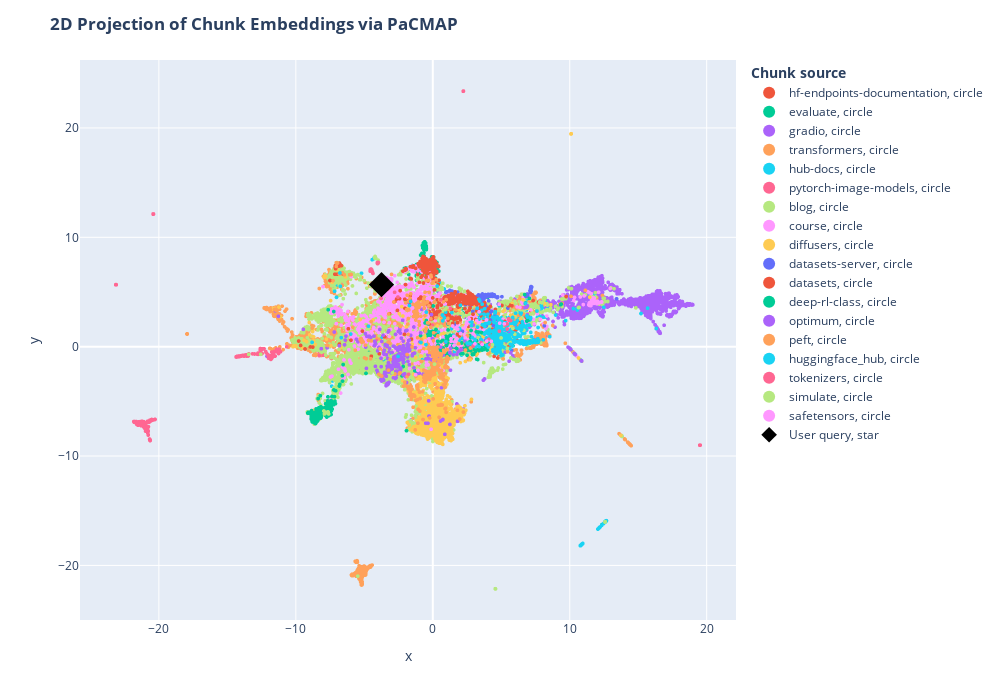

The notebook cell saved with this chart:
### Code cell
df = pd.DataFrame.from_dict(
    [
        {
                'x': docs_proj[i, 0],
                'y': docs_proj[i, 1],
                'source': docs_processed[i].metadata['source'].split('/')[1],
                'extract': docs_processed[i].page_content[:100] + "...",
                'symbol': "circle",
                'size_col': 4,
        }
        for i in range(len(docs_processed))
    ]
    + [
        {
            "x": docs_proj[-1, 0],
            "y": docs_proj[-1, 1],
            "source": "User query",
            "extract": user_query,
            "size_col": 100,
            "symbol": "star",
        }
    ]
)

# Visualize the embedding
fig = px.scatter(
    df,
    x="x",
    y="y",
    color="source",
    hover_data="extract",
    size="size_col",
    symbol="symbol",
    color_discrete_map={"User query": "black"},
    width=1000,
    height=700,
)
fig.update_traces(
    marker=dict(opacity=1, line=dict(width=0, color="DarkSlateGrey")),
    selector=dict(mode="markers"),
)
fig.update_layout(
    legend_title_text="<b>Chunk source</b>",
    title="<b>2D Projection of Chunk Embeddings via PaCMAP</b>",
)
fig.show()

### Figure 1 — Plotly figure (JSON) as saved in the notebook; plotly's stock layout.template omitted (floating-point values rounded to 4 significant figures; data arrays with more than 128 entries replaced by an {"elided": "..."} marker saying what was removed)
{"data": [{"customdata": [["Create an Endpoint\n\nAfter your first login, you will be directed to the [Endpoint creation page](htt..."], ["<img src=\"https://raw.githubusercontent.com/huggingface/hf-endpoints-documentation/main/assets/1_cre..."], ["Access and read Logs\n\nHugging Face Endpoints provides access to the logs of your Endpoints through t..."], ["Hugging Face Inference Endpoints documentation\n\n## Setup\n\n```bash\npip install hf-doc-builder==0.4.0 ..."], ["Pricing\n\n<div class=\"flex md:justify-start mb-2 text-gray-400 items-center\">\n  <a href=\"https://ui.e..."], ["## CPU Instances\n\nThe table below shows currently available CPU instances and their hourly pricing. ..."], ["## GPU Instances\n\nThe table below shows currently available GPU instances and their hourly pricing. ..."], ["```\ninstance hourly rate * ((hours * # min replica) + (scale-up hrs * # additional replicas))\n```\n\n#..."], ["Supported Transformers & Diffusers Tasks\n\nInference Endpoints offers out-of-the-box support for Mach..."], ["```\n\n### Text Classification\n\n```json\n{\n  \"inputs\": \"This sound track was beautiful! It paints the s..."], ["```\n\n### Text Generation\n\n```json\n{\n  \"inputs\": \"This sound track was beautiful! It paints the sener..."], ["```\n\n**Binary**\n```bash\ncurl --request POST \\\n  --url https://{ENDPOINT}/ \\\n  --header 'Content-Type..."], ["```\n\n**Binary**\n\n```bash\ncurl --request POST \\\n  --url https://{ENDPOINT}/ \\\n  --header 'Content-Typ..."], ["```\n\n\n### Additional parameters\n\nYou can add additional parameters, which are supported by the `pipe..."], ["Access and view Metrics\n\nHugging Face Endpoints provides access to the metrics and analytics of your..."], ["# FAQs \n\n\n\n### Q: In which regions are Inference Endpoints available?\n\nA: Inference Endpoints are cu..."], ["A: Yes, your Endpoint will always stay available/up with the number of min replicas defined in the A..."], ["### Q: What if I would like to deploy to a different instance type that is not listed?\n\nA: Please co..."], ["Help & Support \n\nWe have a variety of Inference Endpoints blog posts to help you at https://huggingf..."], ["Pause and Resume your Endpoint\n\nYou can `pause` & `resume` endpoints to save cost and configurations..."], ["After clicking the button, you will be asked to confirm the action. Click \"Pause {ENDPOINT-NAME}\" to..."], ["API Reference (Swagger)\n\n🤗 Inference Endpoints can be used through the [UI](https://ui.endpoints.hug..."], ["Use a custom Container Image\n\n\nInference Endpoints not only allows you to [customize your inference ..."], ["Autoscaling\n\nAutoscaling allows you to dynamically adjust the number of endpoint replicas running yo..."], ["## Scaling to 0\n\nInference Endpoints also supports autoscaling to 0, which means reducing the number..."], ["Create a Private Endpoint with AWS PrivateLink\n\nSecurity and secure inference are key principles of ..."], ["Once your Inference Endpoint is created successfully, go to the corresponding AWS account and add th..."], ["Security & Compliance\n\n🤗 Inference Endpoints is built with security and secure inference at its core..."], ["Public and Protected Endpoints do not require any additional configuration. For Private Endpoints, y..."], ["Send Requests to Endpoints\n\nYou can send requests to Inference Endpoints using the UI leveraging the..."], ["```\n\nThe Endpoints API offers the same API definitions as the [Inference API](https://huggingface.co..."], ["```\n\n### Custom handler\n\n`@huggingface/inference` supports tasks from https://huggingface.co/tasks, ..."], ["Change Organization or Account\n\nInference Endpoints uses your [Hugging Face](https://huggingface.co/..."], ["Update your Endpoint\n\nYou can update `running` Endpoints to change some of the configurations. Howev..."], ["Advanced Setup (Instance Types, Auto Scaling, Versioning)\n\nWe have seen how fast and easy it is to d..."], ["_Default: PyTorch if available._\n\n**Revision**\n\nCreate your Endpoint targeting a specific revision c..."], ["Inference Endpoints Version\n\nHugging Face Inference Endpoints comes with a default serving container..."], ["### GPU\n\n- `transformers[sklearn,sentencepiece,audio,vision]`: `4.27.2`\n- `diffusers`: `0.14.0`\n- `a..."], ["Serialization & Deserialization for Requests\n\nHugging Face Inference Endpount comes with a default s..."], ["| Content-Type           | Payload                        | \n| ---------------------- | ------------..."], ["| audio/webm             | `{\"inputs\": bytes(body)}`                     |\n| audio/webm;codecs=opus ..."], ["Below is a list of supported `accept` headers and the serialized payload is returned.\n\n\n| Accept    ..."], ["🤗 Inference Endpoints\n\n🤗 Inference Endpoints offers a secure production solution to easily deploy an..."], ["## Documentation and Examples\n\n* [Security & Compliance](/docs/inference-endpoints/security)\n* [Supp..."], ["Access 🤗 Inference Endpoints\n\nTo access the [Inference Endpoints web application](https://ui.endpoin..."], ["Add custom Dependencies\n\nInference Endpoints’ base image includes all required libraries to run infe..."], ["Create custom Inference Handler\n\nHugging Face Endpoints supports all of the Transformers and Sentenc..."], ["Included examples are for:\n\n* [Optimum and ONNX Runtime](https://huggingface.co/philschmid/distilber..."], ["The code can also be found in this [Notebook](https://colab.research.google.com/drive/1hANJeRa1PK1gZ..."], ["```\n# install git-lfs to interact with the repository\nsudo apt-get update\nsudo apt-get install git-l..."], ["```\n!cd distilbert-base-uncased-emotion && touch handler.py\n```\n\nIn there, you define your `Endpoint..."], ["```\n!echo \"holidays\" >> requirements.txt\n!pip install -r requirements.txt\n```\n\nNext, we have to adju..."], ["```\n\n### 4. Test EndpointHandler\n\nTo test our EndpointHandler, we can simplify import, initialize an..."], ["```\n# add all our new files\n!git add *\n# commit our files\n!git commit -m \"add custom handler\"\n# push..."]], "hovertemplate": "source=hf-endpoints-documentation<br>symbol=circle<br>x=%{x}<br>y=%{y}<br>size_col=%{marker.size}<br>extract=%{customdata[0]}<extra></extra>", "legendgroup": "hf-endpoints-documentation, circle", "marker": {"color": "#EF553B", "line": {"color": "DarkSlateGrey", "width": 0}, "opacity": 1, "size": [4, 4, 4, 4, 4, 4, 4, 4, 4, 4, 4, 4, 4, 4, 4, 4, 4, 4, 4, 4, 4, 4, 4, 4, 4, 4, 4, 4, 4, 4, 4, 4, 4, 4, 4, 4, 4, 4, 4, 4, 4, 4, 4, 4, 4, 4, 4, 4, 4, 4, 4, 4, 4, 4], "sizemode": "area", "sizeref": 0.25, "symbol": "circle"}, "mode": "markers", "name": "hf-endpoints-documentation, circle", "showlegend": true, "type": "scattergl", "x": [5.496, 5.094, 5.372, 5.145, 4.919, -1.611, -1.402, -1.988, -5.631, -3.302, -6.979, 7.586, 6.532, -3.608, 5.577, 5.038, 5.043, 5.645, 5.062, 4.648, 5.222, 5.279, 4.514, -1.636, 4.479, 5.368, 5.336, 5.207, 5.509, 5.218, 5.045, 5.272, 5.389, 4.58, 4.76, 4.05, 4.746, -1.9, 4.948, 7.546, 7.747, 7.138, 5.075, 4.922, 5.207, 4.408, 4.774, -6.585, 5.017, 4.082, 3.836, 1.715, 3.121, 4.524], "xaxis": "x", "y": [0.3138, -0.2078, 0.8013, 0.4533, -0.7304, -2.678, -2.577, -2.659, 0.5795, 3.818, 5.575, 3.788, 3.237, 3.036, 0.3755, -0.4342, -0.4277, 1.439, -0.6677, -0.4888, 0.2283, -0.07546, -0.3046, -2.607, -0.887, 0.01503, -0.06467, -0.552, 0.09046, -0.08138, 0.02277, 0.09164, 0.5838, -0.4224, -0.6628, -0.04114, -1.032, -1.41, -0.04479, 3.603, 3.769, 3.132, -0.8511, -0.4566, -0.4708, -0.4133, -0.5358, 0.1811, -0.1457, 0.2757, 0.2469, 2.019, 1.104, 0.1076], "yaxis": "y"}, {"customdata": {"elided": "360x1 str values"}, "hovertemplate": "source=evaluate<br>symbol=circle<br>x=%{x}<br>y=%{y}<br>size_col=%{marker.size}<br>extract=%{customdata[0]}<extra></extra>", "legendgroup": "evaluate, circle", "marker": {"color": "#00cc96", "line": {"color": "DarkSlateGrey", "width": 0}, "opacity": 1, "size": {"elided": "360 int values"}, "sizemode": "area", "sizeref": 0.25, "symbol": "circle"}, "mode": "markers", "name": "evaluate, circle", "showlegend": true, "type": "scattergl", "x": {"elided": "360 float values"}, "xaxis": "x", "y": {"elided": "360 float values"}, "yaxis": "y"}, {"customdata": {"elided": "2188x1 str values"}, "hovertemplate": "source=gradio<br>symbol=circle<br>x=%{x}<br>y=%{y}<br>size_col=%{marker.size}<br>extract=%{customdata[0]}<extra></extra>", "legendgroup": "gradio, circle", "marker": {"color": "#ab63fa", "line": {"color": "DarkSlateGrey", "width": 0}, "opacity": 1, "size": {"elided": "2188 int values"}, "sizemode": "area", "sizeref": 0.25, "symbol": "circle"}, "mode": "markers", "name": "gradio, circle", "showlegend": true, "type": "scattergl", "x": {"elided": "2188 float values"}, "xaxis": "x", "y": {"elided": "2188 float values"}, "yaxis": "y"}, {"customdata": {"elided": "4121x1 str values"}, "hovertemplate": "source=transformers<br>symbol=circle<br>x=%{x}<br>y=%{y}<br>size_col=%{marker.size}<br>extract=%{customdata[0]}<extra></extra>", "legendgroup": "transformers, circle", "marker": {"color": "#FFA15A", "line": {"color": "DarkSlateGrey", "width": 0}, "opacity": 1, "size": {"elided": "4121 int values"}, "sizemode": "area", "sizeref": 0.25, "symbol": "circle"}, "mode": "markers", "name": "transformers, circle", "showlegend": true, "type": "scattergl", "x": {"elided": "4121 float values"}, "xaxis": "x", "y": {"elided": "4121 float values"}, "yaxis": "y"}, {"customdata": {"elided": "874x1 str values"}, "hovertemplate": "source=hub-docs<br>symbol=circle<br>x=%{x}<br>y=%{y}<br>size_col=%{marker.size}<br>extract=%{customdata[0]}<extra></extra>", "legendgroup": "hub-docs, circle", "marker": {"color": "#19d3f3", "line": {"color": "DarkSlateGrey", "width": 0}, "opacity": 1, "size": {"elided": "874 int values"}, "sizemode": "area", "sizeref": 0.25, "symbol": "circle"}, "mode": "markers", "name": "hub-docs, circle", "showlegend": true, "type": "scattergl", "x": {"elided": "874 float values"}, "xaxis": "x", "y": {"elided": "874 float values"}, "yaxis": "y"}, {"customdata": {"elided": "804x1 str values"}, "hovertemplate": "source=pytorch-image-models<br>symbol=circle<br>x=%{x}<br>y=%{y}<br>size_col=%{marker.size}<br>extract=%{customdata[0]}<extra></extra>", "legendgroup": "pytorch-image-models, circle", "marker": {"color": "#FF6692", "line": {"color": "DarkSlateGrey", "width": 0}, "opacity": 1, "size": {"elided": "804 int values"}, "sizemode": "area", "sizeref": 0.25, "symbol": "circle"}, "mode": "markers", "name": "pytorch-image-models, circle", "showlegend": true, "type": "scattergl", "x": {"elided": "804 float values"}, "xaxis": "x", "y": {"elided": "804 float values"}, "yaxis": "y"}, {"customdata": {"elided": "4255x1 str values"}, "hovertemplate": "source=blog<br>symbol=circle<br>x=%{x}<br>y=%{y}<br>size_col=%{marker.size}<br>extract=%{customdata[0]}<extra></extra>", "legendgroup": "blog, circle", "marker": {"color": "#B6E880", "line": {"color": "DarkSlateGrey", "width": 0}, "opacity": 1, "size": {"elided": "4255 int values"}, "sizemode": "area", "sizeref": 0.25, "symbol": "circle"}, "mode": "markers", "name": "blog, circle", "showlegend": true, "type": "scattergl", "x": {"elided": "4255 float values"}, "xaxis": "x", "y": {"elided": "4255 float values"}, "yaxis": "y"}, {"customdata": {"elided": "1354x1 str values"}, "hovertemplate": "source=course<br>symbol=circle<br>x=%{x}<br>y=%{y}<br>size_col=%{marker.size}<br>extract=%{customdata[0]}<extra></extra>", "legendgroup": "course, circle", "marker": {"color": "#FF97FF", "line": {"color": "DarkSlateGrey", "width": 0}, "opacity": 1, "size": {"elided": "1354 int values"}, "sizemode": "area", "sizeref": 0.25, "symbol": "circle"}, "mode": "markers", "name": "course, circle", "showlegend": true, "type": "scattergl", "x": {"elided": "1354 float values"}, "xaxis": "x", "y": {"elided": "1354 float values"}, "yaxis": "y"}, {"customdata": {"elided": "1481x1 str values"}, "hovertemplate": "source=diffusers<br>symbol=circle<br>x=%{x}<br>y=%{y}<br>size_col=%{marker.size}<br>extract=%{customdata[0]}<extra></extra>", "legendgroup": "diffusers, circle", "marker": {"color": "#FECB52", "line": {"color": "DarkSlateGrey", "width": 0}, "opacity": 1, "size": {"elided": "1481 int values"}, "sizemode": "area", "sizeref": 0.25, "symbol": "circle"}, "mode": "markers", "name": "diffusers, circle", "showlegend": true, "type": "scattergl", "x": {"elided": "1481 float values"}, "xaxis": "x", "y": {"elided": "1481 float values"}, "yaxis": "y"}, {"customdata": {"elided": "186x1 str values"}, "hovertemplate": "source=datasets-server<br>symbol=circle<br>x=%{x}<br>y=%{y}<br>size_col=%{marker.size}<br>extract=%{customdata[0]}<extra></extra>", "legendgroup": "datasets-server, circle", "marker": {"color": "#636efa", "line": {"color": "DarkSlateGrey", "width": 0}, "opacity": 1, "size": {"elided": "186 int values"}, "sizemode": "area", "sizeref": 0.25, "symbol": "circle"}, "mode": "markers", "name": "datasets-server, circle", "showlegend": true, "type": "scattergl", "x": {"elided": "186 float values"}, "xaxis": "x", "y": {"elided": "186 float values"}, "yaxis": "y"}, {"customdata": {"elided": "578x1 str values"}, "hovertemplate": "source=datasets<br>symbol=circle<br>x=%{x}<br>y=%{y}<br>size_col=%{marker.size}<br>extract=%{customdata[0]}<extra></extra>", "legendgroup": "datasets, circle", "marker": {"color": "#EF553B", "line": {"color": "DarkSlateGrey", "width": 0}, "opacity": 1, "size": {"elided": "578 int values"}, "sizemode": "area", "sizeref": 0.25, "symbol": "circle"}, "mode": "markers", "name": "datasets, circle", "showlegend": true, "type": "scattergl", "x": {"elided": "578 float values"}, "xaxis": "x", "y": {"elided": "578 float values"}, "yaxis": "y"}, {"customdata": {"elided": "446x1 str values"}, "hovertemplate": "source=deep-rl-class<br>symbol=circle<br>x=%{x}<br>y=%{y}<br>size_col=%{marker.size}<br>extract=%{customdata[0]}<extra></extra>", "legendgroup": "deep-rl-class, circle", "marker": {"color": "#00cc96", "line": {"color": "DarkSlateGrey", "width": 0}, "opacity": 1, "size": {"elided": "446 int values"}, "sizemode": "area", "sizeref": 0.25, "symbol": "circle"}, "mode": "markers", "name": "deep-rl-class, circle", "showlegend": true, "type": "scattergl", "x": {"elided": "446 float values"}, "xaxis": "x", "y": {"elided": "446 float values"}, "yaxis": "y"}, {"customdata": {"elided": "303x1 str values"}, "hovertemplate": "source=optimum<br>symbol=circle<br>x=%{x}<br>y=%{y}<br>size_col=%{marker.size}<br>extract=%{customdata[0]}<extra></extra>", "legendgroup": "optimum, circle", "marker": {"color": "#ab63fa", "line": {"color": "DarkSlateGrey", "width": 0}, "opacity": 1, "size": {"elided": "303 int values"}, "sizemode": "area", "sizeref": 0.25, "symbol": "circle"}, "mode": "markers", "name": "optimum, circle", "showlegend": true, "type": "scattergl", "x": {"elided": "303 float values"}, "xaxis": "x", "y": {"elided": "303 float values"}, "yaxis": "y"}, {"customdata": {"elided": "382x1 str values"}, "hovertemplate": "source=peft<br>symbol=circle<br>x=%{x}<br>y=%{y}<br>size_col=%{marker.size}<br>extract=%{customdata[0]}<extra></extra>", "legendgroup": "peft, circle", "marker": {"color": "#FFA15A", "line": {"color": "DarkSlateGrey", "width": 0}, "opacity": 1, "size": {"elided": "382 int values"}, "sizemode": "area", "sizeref": 0.25, "symbol": "circle"}, "mode": "markers", "name": "peft, circle", "showlegend": true, "type": "scattergl", "x": {"elided": "382 float values"}, "xaxis": "x", "y": {"elided": "382 float values"}, "yaxis": "y"}, {"customdata": {"elided": "363x1 str values"}, "hovertemplate": "source=huggingface_hub<br>symbol=circle<br>x=%{x}<br>y=%{y}<br>size_col=%{marker.size}<br>extract=%{customdata[0]}<extra></extra>", "legendgroup": "huggingface_hub, circle", "marker": {"color": "#19d3f3", "line": {"color": "DarkSlateGrey", "width": 0}, "opacity": 1, "size": {"elided": "363 int values"}, "sizemode": "area", "sizeref": 0.25, "symbol": "circle"}, "mode": "markers", "name": "huggingface_hub, circle", "showlegend": true, "type": "scattergl", "x": {"elided": "363 float values"}, "xaxis": "x", "y": {"elided": "363 float values"}, "yaxis": "y"}, {"customdata": {"elided": "144x1 str values"}, "hovertemplate": "source=tokenizers<br>symbol=circle<br>x=%{x}<br>y=%{y}<br>size_col=%{marker.size}<br>extract=%{customdata[0]}<extra></extra>", "legendgroup": "tokenizers, circle", "marker": {"color": "#FF6692", "line": {"color": "DarkSlateGrey", "width": 0}, "opacity": 1, "size": {"elided": "144 int values"}, "sizemode": "area", "sizeref": 0.25, "symbol": "circle"}, "mode": "markers", "name": "tokenizers, circle", "showlegend": true, "type": "scattergl", "x": {"elided": "144 float values"}, "xaxis": "x", "y": {"elided": "144 float values"}, "yaxis": "y"}, {"customdata": [["!--Copyright 2022 The HuggingFace Team. All rights reserved.\n\nLicensed under the Apache License, Ver..."], ["```\n\nYou can then provide the `generate_map` method as an argument to the `sm.ParallelRLEnv` class, ..."], ["How to contribute to simulate?\n[![Contributor Covenant](https://img.shields.io/badge/Contributor%20C..."], ["```\n\n3. Create a new branch to hold your development changes:\n\n\t```bash\n\tgit checkout -b a-descripti..."], ["!--Copyright 2022 The HuggingFace Team. All rights reserved.\n\nLicensed under the Apache License, Ver..."], ["!--Copyright 2022 The HuggingFace Team. All rights reserved.\n\nLicensed under the Apache License, Ver..."], ["# Simulate with Godot\n\n### Install in Godot 4\nThis integration has been developed for Godot 4.x. You..."], ["!--Copyright 2022 The HuggingFace Team. All rights reserved.\n\nLicensed under the Apache License, Ver..."], ["```\npip install --upgrade simulate\n```\nBefore you merge a PR, fix the style (we use `isort` + `black..."], ["```\nimport simulate as sm\n\nscene = sm.Scene()\nscene += sm.Plane() + sm.Sphere(position=[0, 1, 0], ra..."], ["```\npython examples/basic/objects.py\n```\n<p align=\"center\">\n    <br>\n    <img src=\"https://user-imag..."], ["```\n# Add two copy of the sphere to the scene as children of the root node (using list will add all ..."], ["```\n\n### Visualization engine\n\nA default vizualization engine is provided with the vtk backend of `p..."], ["!--Copyright 2022 The HuggingFace Team. All rights reserved.\n\nLicensed under the Apache License, Ver..."], ["!--Copyright 2022 The HuggingFace Team. All rights reserved.\n\nLicensed under the Apache License, Ver..."], ["```\nscene = sm.Scene.create_from(\"simulate-tests/Box/glTF-Embedded/Box.gltf\")\n```\n\nor, they can be t..."], ["!--Copyright 2022 The HuggingFace Team. All rights reserved.\n\nLicensed under the Apache License, Ver..."], ["<div class=\"mt-10\">\n  <div class=\"w-full flex flex-col space-y-4 md:space-y-0 md:grid md:grid-cols-2..."], ["<a class=\"!no-underline border dark:border-gray-700 p-5 rounded-lg shadow hover:shadow-lg\" href=\"./c..."], ["p align=\"center\">\n    <br>\n    <img src=\"docs/source/assets/simulate_library.png\" width=\"400\"/>\n    ..."], ["```\npip install --upgrade simulate\n```\nBefore you merge a PR, fix the style (we use `isort` + `black..."], ["```\nfrom simulate import Scene\n\nscene = Scene.create_from('tests/test_assets/fixtures/Box.gltf')  # ..."], ["```\n\nAn object (as well as the Scene) is just a node in a tree provided with optional mesh (under th..."], ["```\npython examples/basic/objects.py\n```\n<p align=\"center\">\n    <br>\n    <img src=\"https://user-imag..."], ["```\n# Add two copy of the sphere to the scene as children of the root node (using list will add all ..."], ["```\n\nEditing objects:\n- mesh of the object can be edited with all the manipulation operator provided..."], ["# Unity Integration\n\n### Install with the Unity editor\nCurrently we use Unity version `2021.3.2f1` a..."], ["```\n{\n    \"type\": \"MyCommand\",\n    \"contents\": json.dumps({\n        \"message\": \"hello from python AP..."], ["```\n\nThis currently only supports Box, Sphere, and Capsule colliders (the Unity/PhysX colliders).\n\nD..."], ["!--Copyright 2022 The HuggingFace Team. All rights reserved.\n\nLicensed under the Apache License, Ver..."], ["!---\nCopyright 2020 The HuggingFace Team. All rights reserved.\n\nLicensed under the Apache License, V..."], ["Security Policy\n\n## Supported Versions\n<!--\nUse this section to tell people about which versions of ..."], ["!--Copyright 2022 The HuggingFace Team. All rights reserved.\n\nLicensed under the Apache License, Ver..."], ["!--Copyright 2022 The HuggingFace Team. All rights reserved.\n\nLicensed under the Apache License, Ver..."], ["his package provides core backend functionality for the Hugging Face Simulate project: (https://gith..."], ["!--Copyright 2022 The HuggingFace Team. All rights reserved.\n\nLicensed under the Apache License, Ver..."], ["The \"leaf\" reward functions can be combined in a tree structure with the following predicate functio..."], ["!--Copyright 2022 The HuggingFace Team. All rights reserved.\n\nLicensed under the Apache License, Ver..."], ["```\nfor i in range(60):\n    event = scene.step()\n```\nYou should see the cube falling onto the plane...."], ["```\nscene.config.return_nodes = False\nscene.config.return_frames = False\nscene.show()\n```\nFor advanc..."], ["!--Copyright 2022 The HuggingFace Team. All rights reserved.\n\nLicensed under the Apache License, Ver..."], ["!--Copyright 2022 The HuggingFace Team. All rights reserved.\n\nLicensed under the Apache License, Ver..."], ["!--Copyright 2022 The HuggingFace Team. All rights reserved.\n\nLicensed under the Apache License, Ver..."], ["The created environments are stored in a language/framework agnostic format and can be loaded and ru..."], ["# Blender Integration\n\n### Install addon in Blender\nThis integration has been developed for Blender ..."], ["Tests examples taken from the original great gltflib\n\nFind the great gltflib by Lukas Shawford here:..."], ["!--Copyright 2022 The HuggingFace Team. All rights reserved.\n\nLicensed under the Apache License, Ver..."], ["# Examples for Simulate\n\nThe examples are organized by level of complexity or application. \nCurrentl..."], ["!--Copyright 2022 The HuggingFace Team. All rights reserved.\n\nLicensed under the Apache License, Ver..."], ["!--Copyright 2022 The HuggingFace Team. All rights reserved.\n\nLicensed under the Apache License, Ver..."], ["```\n\nNow we need to identify which build your GPU is using and add it to your xorg config file:\n\n```..."], ["!--Copyright 2022 The HuggingFace Team. All rights reserved.\n\nLicensed under the Apache License, Ver..."], ["!--Copyright 2022 The HuggingFace Team. All rights reserved.\n\nLicensed under the Apache License, Ver..."], ["!--Copyright 2022 The HuggingFace Team. All rights reserved.\n\nLicensed under the Apache License, Ver..."], ["Reward function:\n- A dense reward based on improvement in best euclidean distance to the object\n- A ..."], ["Example: [`sb3_procgen.py`](https://github.com/huggingface/simulate/examples/rl/sb3_procgen.py)\n\nObj..."], ["Parallel: 16 independent instances of the same environment configuration.\n\n\n## Reward functions base..."], ["!--Copyright 2022 The HuggingFace Team. All rights reserved.\n\nLicensed under the Apache License, Ver..."], ["!--Copyright 2022 The HuggingFace Team. All rights reserved.\n\nLicensed under the Apache License, Ver..."]], "hovertemplate": "source=simulate<br>symbol=circle<br>x=%{x}<br>y=%{y}<br>size_col=%{marker.size}<br>extract=%{customdata[0]}<extra></extra>", "legendgroup": "simulate, circle", "marker": {"color": "#B6E880", "line": {"color": "DarkSlateGrey", "width": 0}, "opacity": 1, "size": [4, 4, 4, 4, 4, 4, 4, 4, 4, 4, 4, 4, 4, 4, 4, 4, 4, 4, 4, 4, 4, 4, 4, 4, 4, 4, 4, 4, 4, 4, 4, 4, 4, 4, 4, 4, 4, 4, 4, 4, 4, 4, 4, 4, 4, 4, 4, 4, 4, 4, 4, 4, 4, 4, 4, 4, 4, 4, 4], "sizemode": "area", "sizeref": 0.25, "symbol": "circle"}, "mode": "markers", "name": "simulate, circle", "showlegend": true, "type": "scattergl", "x": [4.784, 0.9049, 4.986, 4.354, 6.107, 5.163, 4.232, 4.495, 4.194, 4.167, 2.151, 4.063, 4.284, 6.178, 4.163, 4.199, 5.31, 7.805, 7.984, 4.347, 4.236, 4.197, 4.123, 2.16, 4.115, 4.171, 4.316, 7.308, 4.722, 6.267, 5.447, 5.85, 6.221, 5.888, 4.286, -7.907, -7.952, 4.361, 4.179, -7.607, 5.703, 6.276, 4.387, 4.405, 4.352, 5.438, 6.04, 4.152, 6.253, -2.952, 0.1277, 6.175, 3.715, -7.804, -7.838, -7.646, -7.79, 6.196, 5.105], "xaxis": "x", "y": [-1.947, 3.39, 0.7983, 0.1741, -1.34, -1.659, -2.177, -2.223, -2.319, -2.59, 3.033, -2.801, -2.316, -1.227, -2.492, -2.383, -1.614, 4.075, 4.007, -1.957, -2.212, -2.61, -2.588, 3.016, -2.61, -2.525, -2.179, 3.062, -2.154, -1.27, -0.1556, 1.67, -1.155, -1.159, -1.984, -6.146, -5.88, -2.359, -2.767, -6.151, -1.032, -1.263, -2.145, -2.103, -2.275, 3.906, -1.178, -2.257, -1.302, -2.397, -1.596, -1.269, -1.458, -6.038, -6.073, -5.959, -5.987, -1.259, -2.049], "yaxis": "y"}, {"customdata": [["# How to release\n\n# Before the release\n\nSimple checklist on how to make releases for `safetensors`.\n..."], ["# Rust\n\n- `safetensors` (rust, python & node) versions don't have to be in sync but it's\n  very comm..."], ["# Python\n\n- Edit `bindings/python/setup.py` to reflect new version.\n- Edit `bindings/python/py_src/s..."], ["# Node\n\n- Edit `bindings/node/package.json` to reflect new version.\n- Edit `CHANGELOG.md`:\n    - Add..."], ["Flax API\n\n[[autodoc]] safetensors.flax.load_file\n[[autodoc]] safetensors.flax.load\n[[autodoc]] safet..."], ["Convert weights to safetensors\n\nPyTorch model weights are commonly saved and stored as `.bin` files ..."], ["Numpy API\n\n[[autodoc]] safetensors.numpy.load_file\n[[autodoc]] safetensors.numpy.load\n[[autodoc]] sa..."], ["Speed Comparison\n\n<a href=\"https://colab.research.google.com/github/huggingface/notebooks/blob/main/..."], ["```\n\n### CPU benchmark\n\n```py\n>>> start_st = datetime.datetime.now()\n>>> weights = load_file(sf_file..."], ["```\n\nThis speedup is due to the fact that this library avoids unnecessary copies by mapping the file..."], ["```\n\nThe speedup works because this library is able to skip unnecessary CPU allocations. It is unfor..."], ["# Installation\n\n```\npip install safetensors\n```\n\n\n## Usage\n\n### Numpy\n\n```python\nfrom safetensors.nu..."], ["PaddlePaddle API\n\n[[autodoc]] safetensors.paddle.load_file\n[[autodoc]] safetensors.paddle.load\n[[aut..."], ["he purpose of this directory is to showcase various attacks (and creating your own).\n\n\n# Torch Arbit..."], ["```\npython numpy_dos_create.py\npython numpy_dos_get_pwned.py\n```\n\n# Safetensors abuse attempts\n\nIn o..."], ["```\npython safetensors_abuse_attempt_1.py\npython safetensors_abuse_attempt_2.py\npython safetensors_a..."], ["p align=\"center\">\n  <picture>\n    <source media=\"(prefers-color-scheme: dark)\" srcset=\"https://huggi..."], ["Rust\n[![Crates.io](https://img.shields.io/crates/v/safetensors.svg)](https://crates.io/crates/safete..."], ["```\n\n#### From source\n\nFor the sources, you need Rust\n\n```bash\n# Install Rust\ncurl --proto '=https' ..."], ["```\n\n[Python documentation](https://huggingface.co/docs/safetensors/index)\n\n\n### Format\n\n- 8 bytes: ..."], ["Notes:\n - Duplicate keys are disallowed. Not all parsers may respect this.\n - In general the subset ..."], ["Let's take a look at alternatives and why this format is deemed interesting.\nThis is my very persona..."], ["- Safe: Can I use a file randomly downloaded and expect not to run arbitrary code ?\n- Zero-copy: Doe..."], ["### Main oppositions\n\n- Pickle: Unsafe, runs arbitrary code\n- H5: Apparently now discouraged for TF/..."], ["### Notes\n\n- Zero-copy: No format is really zero-copy in ML, it needs to go from disk to RAM/GPU RAM..."], ["- Lazy loading: in distributed (multi-node or multi-gpu) settings, it's nice to be able to\nload only..."], ["Metadata Parsing\n\nGiven the simplicity of the format, it's very simple and efficient to fetch and pa..."], ["## Usage\n\n### JavaScript/TypeScript[[js]]\n\nUsing [`huggingface.js`](https://huggingface.co/docs/hugg..."], ["```\n\nDepending on whether the safetensors weights are sharded into multiple files or not, the output..."], ["```\n\n### Python\n\nIn this example python script, we are parsing metadata of [gpt2](https://huggingfac..."], ["```\n\n## Example output\n\nFor instance, here are the number of params per dtype for a few models on th..."], ["model | safetensors | params\n--- | --- | ---\n[gpt2](https://huggingface.co/gpt2?show_tensors=true) |..."], ["[bigscience/bloom](https://huggingface.co/bigscience/bloom?show_tensors=true) | sharded | { 'BF16' =..."], ["Torch API\n\n[[autodoc]] safetensors.torch.load_file\n[[autodoc]] safetensors.torch.load\n[[autodoc]] sa..."], ["Tensorflow API\n\n[[autodoc]] safetensors.tensorflow.load_file\n[[autodoc]] safetensors.tensorflow.load..."], ["!-- DISABLE-FRONTMATTER-SECTIONS -->\n\n<div class=\"flex justify-center\">\n    <img class=\"block dark:h..."], ["```\n\n### Save tensors\n\n```python\nimport torch\nfrom safetensors.torch import save_file\n\ntensors = {\n ..."], ["```\n\n## Format\n\nLet's say you have safetensors file named `model.safetensors`, then `model.safetenso..."], ["* [huggingface/transformers](https://github.com/huggingface/transformers)\n* [AUTOMATIC1111/stable-di..."], ["* [PaddlePaddle/PaddleNLP](https://github.com/PaddlePaddle/PaddleNLP)\n* [AIGC-Audio/AudioGPT](https:..."], ["Torch shared tensors\n\n\n## TL;DR\n\nUsing specific functions, which should work in most cases for you.\n..."], ["```\n\n## Why are shared tensors not saved in `safetensors` ?\n\nMultiple reasons for that:\n\n- *Not all ..."], ["```\n\nNow with all those reasons being mentioned, nothing is set in stone in there.\nShared tensors do..."]], "hovertemplate": "source=safetensors<br>symbol=circle<br>x=%{x}<br>y=%{y}<br>size_col=%{marker.size}<br>extract=%{customdata[0]}<extra></extra>", "legendgroup": "safetensors, circle", "marker": {"color": "#FF97FF", "line": {"color": "DarkSlateGrey", "width": 0}, "opacity": 1, "size": [4, 4, 4, 4, 4, 4, 4, 4, 4, 4, 4, 4, 4, 4, 4, 4, 4, 4, 4, 4, 4, 4, 4, 4, 4, 4, 4, 4, 4, 4, 4, 4, 4, 4, 4, 4, 4, 4, 4, 4, 4, 4, 4], "sizemode": "area", "sizeref": 0.25, "symbol": "circle"}, "mode": "markers", "name": "safetensors, circle", "showlegend": true, "type": "scattergl", "x": [3.078, 3.948, 3.611, 4.275, 2.447, -0.08445, 2.485, -0.3449, -1.271, -1.255, -1.085, 1.589, 3.208, 1.684, 1.747, 1.83, 5.22, 2.366, 1.549, 1.446, -0.539, 2.029, -0.4686, 1.331, -1.082, -1.697, 3.92, 4.847, 2.386, 2.672, 3.382, 1.344, 6.361, 0.7423, 1.541, 1.768, -0.2876, 4.882, -0.1248, -8.014, -0.9006, -0.72, -0.2038], "xaxis": "x", "y": [0.2597, 0.5104, 0.2065, 0.4882, 2.12, 0.2409, 2.038, -1.665, -1.559, -2.573, -2.159, 0.4353, 2.381, 0.4769, 1.627, 1.611, 2.091, 0.8178, 0.0993, 1.891, 0.5195, 1.196, -0.4705, 0.7214, -1.471, -2.002, 2.444, 3.884, 1.821, 2.524, 3.186, 0.4826, 3.59, 0.8948, 0.9368, 0.7258, 0.7245, 2.155, -7.551, 5.497, -0.06236, -0.4814, 0.4842], "yaxis": "y"}, {"customdata": [["How to avoid parallelism warning in huggingface tokenizers?"]], "hovertemplate": "source=User query<br>symbol=star<br>x=%{x}<br>y=%{y}<br>size_col=%{marker.size}<br>extract=%{customdata[0]}<extra></extra>", "legendgroup": "User query, star", "marker": {"color": "black", "line": {"color": "DarkSlateGrey", "width": 0}, "opacity": 1, "size": [100], "sizemode": "area", "sizeref": 0.25, "symbol": "diamond"}, "mode": "markers", "name": "User query, star", "showlegend": true, "type": "scattergl", "x": [-3.744], "xaxis": "x", "y": [5.677], "yaxis": "y"}], "layout": {"height": 700, "legend": {"itemsizing": "constant", "title": {"text": "<b>Chunk source</b>"}, "tracegroupgap": 0}, "margin": {"t": 60}, "title": {"text": "<b>2D Projection of Chunk Embeddings via PaCMAP</b>"}, "width": 1000, "xaxis": {"anchor": "y", "domain": [0, 1], "title": {"text": "x"}}, "yaxis": {"anchor": "x", "domain": [0, 1], "title": {"text": "y"}}}}
